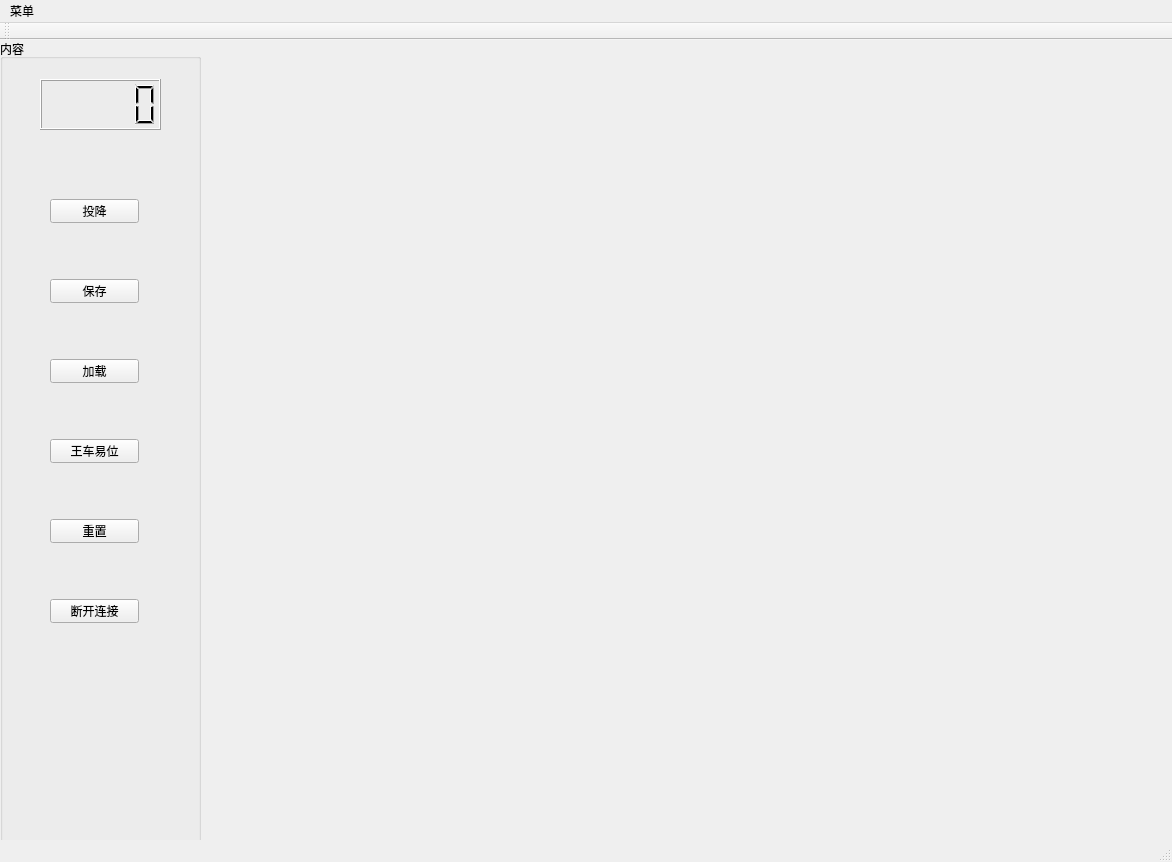
<?xml version="1.0" encoding="UTF-8"?>
<ui version="4.0">
 <class>MainWindow</class>
 <widget class="QMainWindow" name="MainWindow">
  <property name="geometry">
   <rect>
    <x>0</x>
    <y>0</y>
    <width>1172</width>
    <height>862</height>
   </rect>
  </property>
  <property name="minimumSize">
   <size>
    <width>1172</width>
    <height>862</height>
   </size>
  </property>
  <property name="maximumSize">
   <size>
    <width>1172</width>
    <height>862</height>
   </size>
  </property>
  <property name="windowTitle">
   <string>MainWindow</string>
  </property>
  <widget class="QWidget" name="centralWidget">
   <widget class="QGroupBox" name="groupBox">
    <property name="geometry">
     <rect>
      <x>0</x>
      <y>-1</y>
      <width>201</width>
      <height>821</height>
     </rect>
    </property>
    <property name="title">
     <string>内容</string>
    </property>
    <widget class="QLCDNumber" name="lcdNumber">
     <property name="geometry">
      <rect>
       <x>40</x>
       <y>40</y>
       <width>121</width>
       <height>51</height>
      </rect>
     </property>
    </widget>
    <widget class="QPushButton" name="pushButton">
     <property name="geometry">
      <rect>
       <x>50</x>
       <y>160</y>
       <width>89</width>
       <height>24</height>
      </rect>
     </property>
     <property name="text">
      <string>投降</string>
     </property>
    </widget>
    <widget class="QPushButton" name="pushButton_2">
     <property name="geometry">
      <rect>
       <x>50</x>
       <y>240</y>
       <width>89</width>
       <height>24</height>
      </rect>
     </property>
     <property name="text">
      <string>保存</string>
     </property>
    </widget>
    <widget class="QPushButton" name="pushButton_3">
     <property name="geometry">
      <rect>
       <x>50</x>
       <y>320</y>
       <width>89</width>
       <height>24</height>
      </rect>
     </property>
     <property name="text">
      <string>加载</string>
     </property>
    </widget>
    <widget class="QPushButton" name="pushButton_4">
     <property name="geometry">
      <rect>
       <x>50</x>
       <y>400</y>
       <width>89</width>
       <height>24</height>
      </rect>
     </property>
     <property name="text">
      <string>王车易位</string>
     </property>
    </widget>
    <widget class="QPushButton" name="pushButton_5">
     <property name="geometry">
      <rect>
       <x>50</x>
       <y>480</y>
       <width>89</width>
       <height>24</height>
      </rect>
     </property>
     <property name="text">
      <string>重置</string>
     </property>
    </widget>
    <widget class="QPushButton" name="pushButton_6">
     <property name="geometry">
      <rect>
       <x>50</x>
       <y>560</y>
       <width>89</width>
       <height>24</height>
      </rect>
     </property>
     <property name="text">
      <string>断开连接</string>
     </property>
    </widget>
   </widget>
  </widget>
  <widget class="QMenuBar" name="menuBar">
   <property name="geometry">
    <rect>
     <x>0</x>
     <y>0</y>
     <width>1172</width>
     <height>25</height>
    </rect>
   </property>
   <widget class="QMenu" name="menu">
    <property name="title">
     <string>菜单</string>
    </property>
    <addaction name="actionCreate_Host"/>
    <addaction name="actionConnect_to_Host"/>
   </widget>
   <addaction name="menu"/>
  </widget>
  <widget class="QToolBar" name="mainToolBar">
   <attribute name="toolBarArea">
    <enum>TopToolBarArea</enum>
   </attribute>
   <attribute name="toolBarBreak">
    <bool>false</bool>
   </attribute>
  </widget>
  <widget class="QStatusBar" name="statusBar"/>
  <action name="actionCreate_Host">
   <property name="text">
    <string>Create Host</string>
   </property>
  </action>
  <action name="actionConnect_to_Host">
   <property name="text">
    <string>Connect to Host</string>
   </property>
  </action>
 </widget>
 <layoutdefault spacing="6" margin="11"/>
 <resources/>
 <connections/>
</ui>
